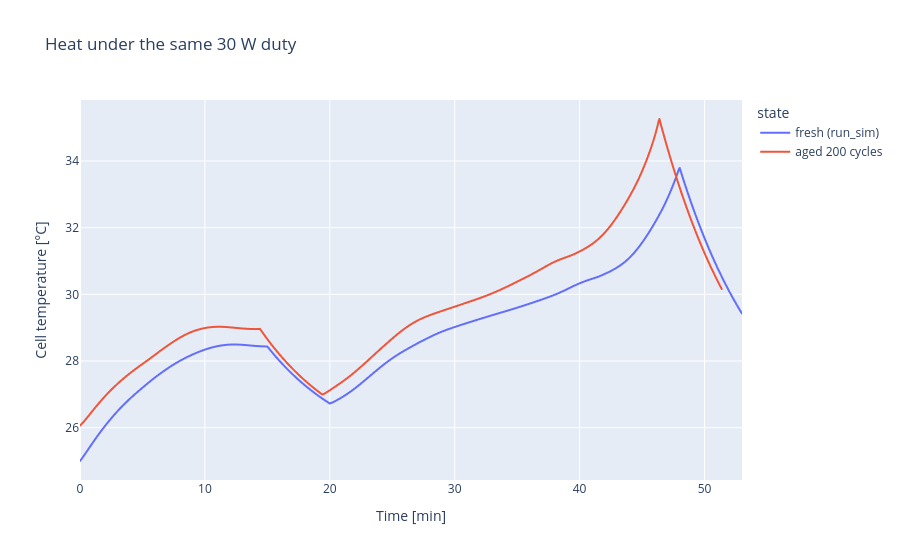

The code cell stored with this chart in its notebook:
### Markdown cell above
The fresh cell completes the full 53 minutes. The aged cell, at 93 % SoH,
hits 4.2 V on the charge leg and 2.5 V before the end of the discharge leg,
and loses two minutes of the commanded duty. The faded cell holds less and
its higher resistance costs more voltage at the same power.

Temperature shows the same effect. Constant power on a sagging voltage
means more current, and heat scales with current squared:

### Code cell
px.line(
    test,
    x="minutes",
    y="Cell temperature [°C]",
    color="state",
    title="Heat under the same 30 W duty",
    labels={"minutes": "Time [min]"},
)

### Figure 1 — Plotly figure (JSON) as saved in the notebook; plotly's stock layout.template omitted (floating-point values rounded to 4 significant figures; data arrays with more than 128 entries replaced by an {"elided": "..."} marker saying what was removed)
{"data": [{"hovertemplate": "state=fresh (run_sim)<br>Time [min]=%{x}<br>Cell temperature [°C]=%{y}<extra></extra>", "legendgroup": "fresh (run_sim)", "line": {"color": "#636efa", "dash": "solid"}, "marker": {"symbol": "circle"}, "mode": "lines", "name": "fresh (run_sim)", "showlegend": true, "type": "scattergl", "x": {"elided": "1000 float values"}, "xaxis": "x", "y": {"elided": "1000 float values"}, "yaxis": "y"}, {"hovertemplate": "state=aged 200 cycles<br>Time [min]=%{x}<br>Cell temperature [°C]=%{y}<extra></extra>", "legendgroup": "aged 200 cycles", "line": {"color": "#EF553B", "dash": "solid"}, "marker": {"symbol": "circle"}, "mode": "lines", "name": "aged 200 cycles", "showlegend": true, "type": "scattergl", "x": {"elided": "1000 float values"}, "xaxis": "x", "y": {"elided": "1000 float values"}, "yaxis": "y"}], "layout": {"legend": {"title": {"text": "state"}, "tracegroupgap": 0}, "title": {"text": "Heat under the same 30 W duty"}, "xaxis": {"anchor": "y", "domain": [0, 1], "title": {"text": "Time [min]"}}, "yaxis": {"anchor": "x", "domain": [0, 1], "title": {"text": "Cell temperature [°C]"}}}}
